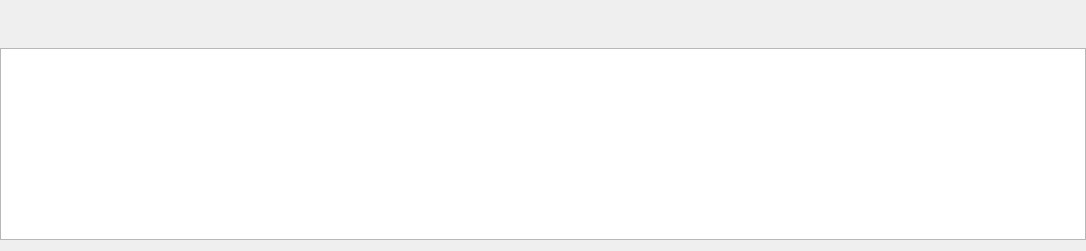
         <widget class="QWidget" name="tabTable">
          <attribute name="title">
           <string>Table</string>
          </attribute>
          <layout class="QGridLayout" name="gridLayout_8">
           <property name="leftMargin">
            <number>0</number>
           </property>
           <property name="rightMargin">
            <number>0</number>
           </property>
           <item row="0" column="0">
            <widget class="QFrame" name="frame_3">
             <property name="frameShape">
              <enum>QFrame::NoFrame</enum>
             </property>
             <property name="frameShadow">
              <enum>QFrame::Raised</enum>
             </property>
             <layout class="QHBoxLayout" name="horizontalLayout_4">
              <property name="leftMargin">
               <number>0</number>
              </property>
              <property name="topMargin">
               <number>0</number>
              </property>
              <property name="rightMargin">
               <number>0</number>
              </property>
              <property name="bottomMargin">
               <number>0</number>
              </property>
              <item>
               <widget class="QPushButton" name="buttonExportExcelClipboard">
                <property name="maximumSize">
                 <size>
                  <width>32</width>
                  <height>26</height>
                 </size>
                </property>
                <property name="toolTip">
                 <string>Save dataset to clipboard in spreadsheet format, ready to paste!</string>
                </property>
                <property name="text">
                 <string/>
                </property>
                <property name="icon">
                 <iconset resource="gex.qrc">
                  <normaloff>:/gex/icons/csv_spreadsheet.png</normaloff>:/gex/icons/csv_spreadsheet.png</iconset>
                </property>
                <property name="iconSize">
                 <size>
                  <width>32</width>
                  <height>32</height>
                 </size>
                </property>
                <property name="flat">
                 <bool>true</bool>
                </property>
               </widget>
              </item>
              <item>
               <widget class="QPushButton" name="buttonExportData">
                <property name="maximumSize">
                 <size>
                  <width>32</width>
                  <height>26</height>
                 </size>
                </property>
                <property name="toolTip">
                 <string>Save dataset to spreadsheet CSV file</string>
                </property>
                <property name="text">
                 <string/>
                </property>
                <property name="icon">
                 <iconset resource="gex.qrc">
                  <normaloff>:/gex/icons/file_save.png</normaloff>:/gex/icons/file_save.png</iconset>
                </property>
                <property name="iconSize">
                 <size>
                  <width>32</width>
                  <height>32</height>
                 </size>
                </property>
                <property name="flat">
                 <bool>true</bool>
                </property>
               </widget>
              </item>
              <item>
               <widget class="QPushButton" name="buttonRemoveData">
                <property name="maximumSize">
                 <size>
                  <width>32</width>
                  <height>26</height>
                 </size>
                </property>
                <property name="toolTip">
                 <string>Remove selected datapoints</string>
                </property>
                <property name="text">
                 <string/>
                </property>
                <property name="icon">
                 <iconset resource="gex.qrc">
                  <normaloff>:/gex/icons/file_remove.png</normaloff>:/gex/icons/file_remove.png</iconset>
                </property>
                <property name="iconSize">
                 <size>
                  <width>32</width>
                  <height>32</height>
                 </size>
                </property>
                <property name="flat">
                 <bool>true</bool>
                </property>
               </widget>
              </item>
              <item>
               <spacer name="horizontalSpacer_3">
                <property name="orientation">
                 <enum>Qt::Horizontal</enum>
                </property>
                <property name="sizeHint" stdset="0">
                 <size>
                  <width>875</width>
                  <height>17</height>
                 </size>
                </property>
               </spacer>
              </item>
              <item>
               <widget class="QToolButton" name="toolButtonTests_3">
                <property name="styleSheet">
                 <string notr="true">border: none; 
pressed {
    background-color: qlineargradient(x1: 0, y1: 0, x2: 0, y2: 1,
                                      stop: 0 #dadbde, stop: 1 #f6f7fa);
}
menu-indicator { 
image: none; 
}</string>
                </property>
                <property name="text">
                 <string/>
                </property>
                <property name="icon">
                 <iconset resource="gex.qrc">
                  <normaloff>:/gex/icons/combo.png</normaloff>:/gex/icons/combo.png</iconset>
                </property>
                <property name="popupMode">
                 <enum>QToolButton::InstantPopup</enum>
                </property>
                <property name="toolButtonStyle">
                 <enum>Qt::ToolButtonTextBesideIcon</enum>
                </property>
                <property name="autoRaise">
                 <bool>true</bool>
                </property>
               </widget>
              </item>
              <item>
               <widget class="QToolButton" name="toolButtonInteractiveViews_2">
                <property name="styleSheet">
                 <string notr="true">border: none; 
pressed {
    background-color: qlineargradient(x1: 0, y1: 0, x2: 0, y2: 1,
                                      stop: 0 #dadbde, stop: 1 #f6f7fa);
}</string>
                </property>
                <property name="text">
                 <string/>
                </property>
                <property name="icon">
                 <iconset resource="gex.qrc">
                  <normaloff>:/gex/icons/interactive_views.png</normaloff>:/gex/icons/interactive_views.png</iconset>
                </property>
                <property name="iconSize">
                 <size>
                  <width>21</width>
                  <height>21</height>
                 </size>
                </property>
                <property name="popupMode">
                 <enum>QToolButton::InstantPopup</enum>
                </property>
                <property name="toolButtonStyle">
                 <enum>Qt::ToolButtonTextBesideIcon</enum>
                </property>
                <property name="autoRaise">
                 <bool>true</bool>
                </property>
               </widget>
              </item>
              <item>
               <widget class="QToolButton" name="toolButtonSettingsMenu_3">
                <property name="autoFillBackground">
                 <bool>false</bool>
                </property>
                <property name="styleSheet">
                 <string notr="true">border: none; 
pressed {
    background-color: qlineargradient(x1: 0, y1: 0, x2: 0, y2: 1,
                                      stop: 0 #dadbde, stop: 1 #f6f7fa);
}</string>
                </property>
                <property name="text">
                 <string/>
                </property>
                <property name="icon">
                 <iconset resource="gex.qrc">
                  <normaloff>:/gex/icons/new_parameters.png</normaloff>:/gex/icons/new_parameters.png</iconset>
                </property>
                <property name="iconSize">
                 <size>
                  <width>24</width>
                  <height>24</height>
                 </size>
                </property>
                <property name="popupMode">
                 <enum>QToolButton::InstantPopup</enum>
                </property>
                <property name="toolButtonStyle">
                 <enum>Qt::ToolButtonTextBesideIcon</enum>
                </property>
                <property name="autoRaise">
                 <bool>true</bool>
                </property>
                <property name="arrowType">
                 <enum>Qt::NoArrow</enum>
                </property>
               </widget>
              </item>
             </layout>
            </widget>
           </item>
           <item row="1" column="0">
            <layout class="QHBoxLayout" name="hBoxLayoutTable">
             <item>
              <widget class="QTableWidget" name="tableWidget">
               <property name="showDropIndicator" stdset="0">
                <bool>false</bool>
               </property>
               <property name="dragDropOverwriteMode">
                <bool>false</bool>
               </property>
               <attribute name="horizontalHeaderMinimumSectionSize">
                <number>25</number>
               </attribute>
               <attribute name="verticalHeaderDefaultSectionSize">
                <number>20</number>
               </attribute>
               <attribute name="verticalHeaderMinimumSectionSize">
                <number>10</number>
               </attribute>
              </widget>
             </item>
            </layout>
           </item>
          </layout>
         </widget>
